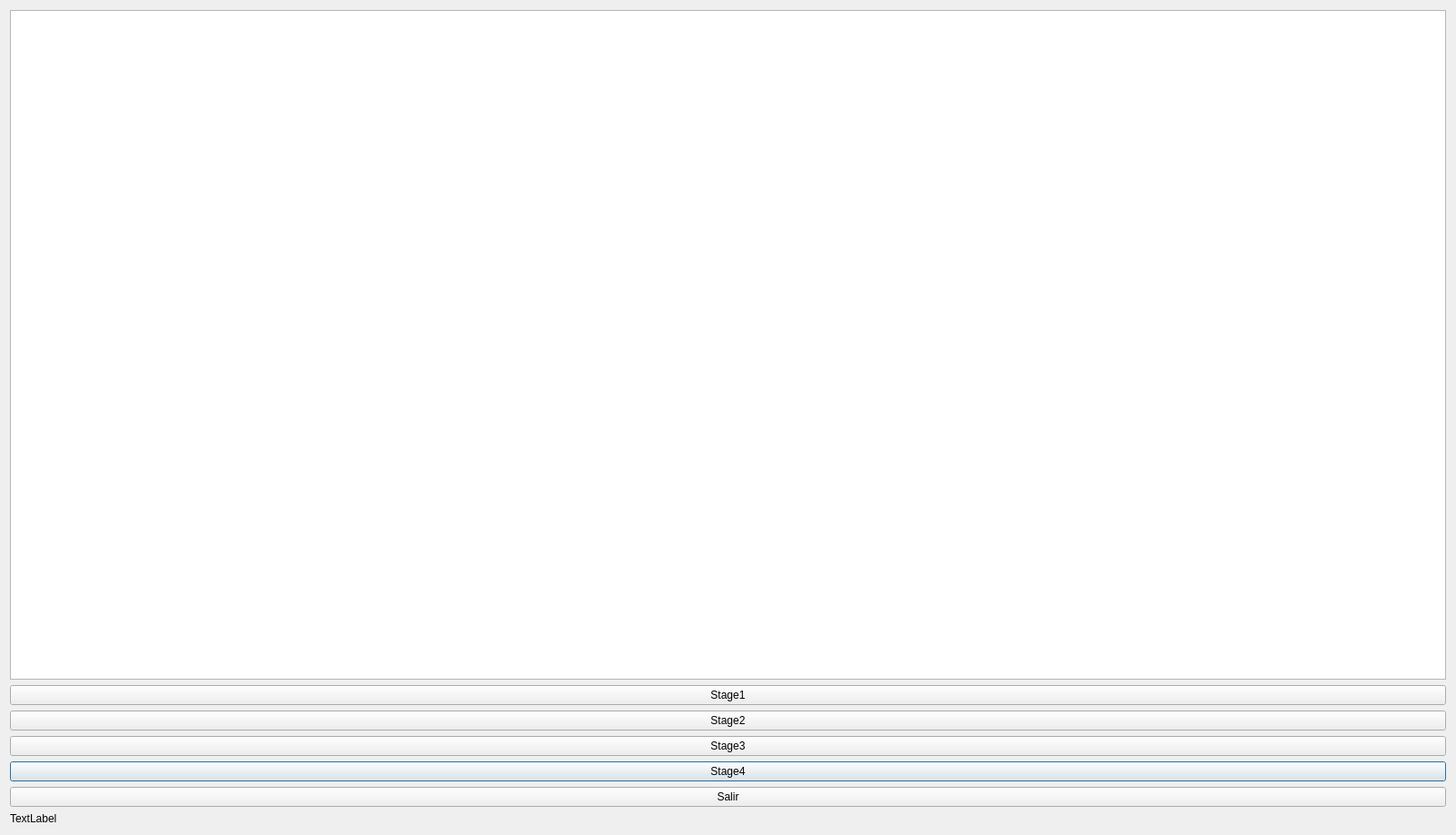
<?xml version="1.0" encoding="UTF-8"?>
<ui version="4.0">
 <class>Enviroment</class>
 <widget class="QDialog" name="Enviroment">
  <property name="geometry">
   <rect>
    <x>0</x>
    <y>0</y>
    <width>1603</width>
    <height>919</height>
   </rect>
  </property>
  <property name="windowTitle">
   <string>Dialog</string>
  </property>
  <layout class="QGridLayout" name="gridLayout">
   <item row="6" column="0">
    <widget class="QLabel" name="label">
     <property name="text">
      <string>TextLabel</string>
     </property>
    </widget>
   </item>
   <item row="4" column="0">
    <widget class="QPushButton" name="pushButton_4">
     <property name="text">
      <string>Stage4</string>
     </property>
    </widget>
   </item>
   <item row="2" column="0">
    <widget class="QPushButton" name="pushButton_2">
     <property name="text">
      <string>Stage2</string>
     </property>
    </widget>
   </item>
   <item row="0" column="0">
    <widget class="QGraphicsView" name="graphicsView"/>
   </item>
   <item row="1" column="0">
    <widget class="QPushButton" name="pushButton">
     <property name="text">
      <string>Stage1</string>
     </property>
    </widget>
   </item>
   <item row="3" column="0">
    <widget class="QPushButton" name="pushButton_3">
     <property name="text">
      <string>Stage3</string>
     </property>
    </widget>
   </item>
   <item row="5" column="0">
    <widget class="QPushButton" name="pushButton_5">
     <property name="text">
      <string>Salir</string>
     </property>
    </widget>
   </item>
  </layout>
 </widget>
 <resources/>
 <connections/>
</ui>
